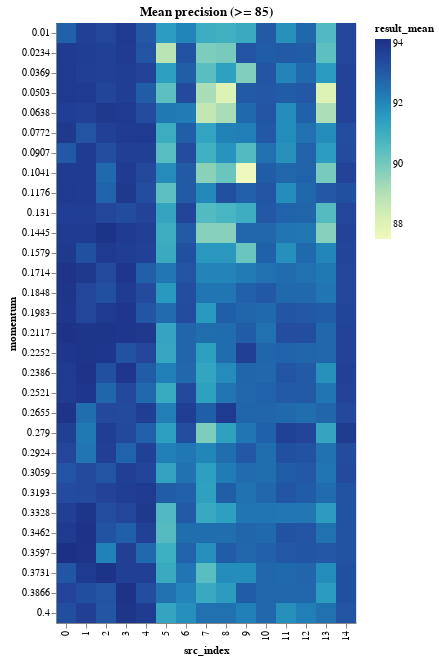

The notebook cell saved with this chart:
### Code cell
range_momentum_results_df = momentum_results_df[
    momentum_results_df.result_mean >= DETAILED_VIEW_TRESHOLD
]

binified_momentum_heatmap(
    f"Mean precision (>= {DETAILED_VIEW_TRESHOLD})", range_momentum_results_df
)

### Figure 1 — Vega-Lite specification as saved in the notebook (floating-point values rounded to 4 significant figures; data arrays with more than 128 entries replaced by an {"elided": "..."} marker saying what was removed)
{"config": {"view": {"continuousWidth": 400, "continuousHeight": 300}}, "hconcat": [{"mark": "rect", "encoding": {"color": {"type": "quantitative", "field": "result_mean"}, "tooltip": [{"type": "quantitative", "field": "result_mean"}, {"type": "quantitative", "field": "result_std"}, {"type": "quantitative", "field": "neurons"}, {"type": "quantitative", "field": "layers"}, {"type": "quantitative", "field": "epochs"}, {"type": "quantitative", "field": "learning_rate"}, {"type": "quantitative", "field": "momentum"}, {"type": "quantitative", "field": "src_index"}], "x": {"type": "ordinal", "field": "src_index"}, "y": {"type": "ordinal", "field": "momentum"}}, "selection": {"selector012": {"type": "interval", "bind": "scales", "encodings": ["x", "y"]}}, "title": "Mean precision (>= 85)"}], "data": {"name": "data-da87a3e20df835d67a4976ca89148ffd"}, "$schema": "https://vega.github.io/schema/vega-lite/v4.8.1.json", "datasets": {"data-da87a3e20df835d67a4976ca89148ffd": {"elided": "450 records"}}}
